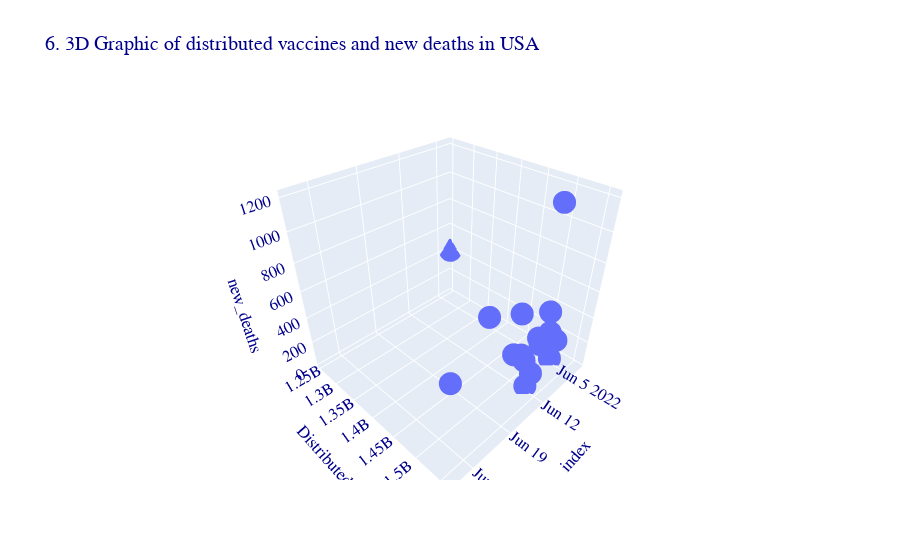

Notebook cell for this chart:
### Code cell
fig=px.scatter_3d(usa_df, 
              x=usa_df.index, 
              y='Distributed', 
              z='new_deaths',
              title='6. 3D Graphic of distributed vaccines and new deaths in USA')
fig.update_layout(
    font=dict(
        family="Arial",
        size=14,
        color="darkblue"
    )
)
fig.show()

### Figure 1 — Plotly figure (JSON) as saved in the notebook; plotly's stock layout.template omitted (floating-point values rounded to 4 significant figures)
{"data": [{"hovertemplate": "index=%{x}<br>Distributed=%{y}<br>new_deaths=%{z}<extra></extra>", "legendgroup": "", "marker": {"color": "#636efa", "symbol": "circle"}, "mode": "markers", "name": "", "scene": "scene", "showlegend": false, "type": "scatter3d", "x": ["2022-06-03T00:00:00", "2022-06-04T00:00:00", "2022-06-05T00:00:00", "2022-06-06T00:00:00", "2022-06-07T00:00:00", "2022-06-08T00:00:00", "2022-06-09T00:00:00", "2022-06-10T00:00:00", "2022-06-11T00:00:00", "2022-06-12T00:00:00", "2022-06-13T00:00:00", "2022-06-14T00:00:00", "2022-06-15T00:00:00", "2022-06-16T00:00:00", "2022-06-22T00:00:00", "2022-06-29T00:00:00"], "y": [1252300795, 1520339360, 1520377160, 1520377160, 1521715460, 1523129460, 1525729760, 1528270460, 1529810260, 1529853260, 1529854960, 1531186660, 1532482760, 1533901560, 1542157260, 1558487960], "z": [398, 155, 22, 278, 472, 1204, 275, 363, 103, 25, 273, 353, 682, 423, 860, 710]}], "layout": {"font": {"color": "darkblue", "family": "Arial", "size": 14}, "legend": {"tracegroupgap": 0}, "scene": {"domain": {"x": [0, 1], "y": [0, 1]}, "xaxis": {"title": {"text": "index"}}, "yaxis": {"title": {"text": "Distributed"}}, "zaxis": {"title": {"text": "new_deaths"}}}, "title": {"text": "6. 3D Graphic of distributed vaccines and new deaths in USA"}}}
